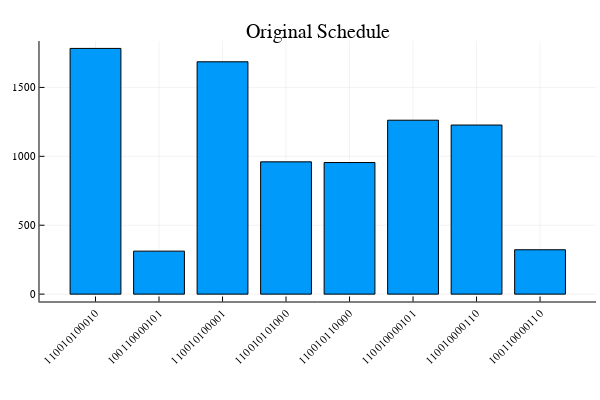

Notebook code cell kept with this figure:
### Code cell
plotly()
Plots.PlotlyBackend()
a=countmap(samples)        # arma dic conf=>cuentas
confs=collect(keys(a))     # array de confs (Binario)
cuentas=collect(values(a)); # array de cuentas
#
cuentas2=[]
ticklabel = String[]
for k in 1:size(confs)[1]
    if  cuentas[k] > (nshot/40)
        zz=""
        for i in 1:12
            zz=zz*string(confs[k][i])
        end
        push!(ticklabel,zz)
        push!(cuentas2,cuentas[k])
    end
end
bar(cuentas2, xticks=(1:size(confs)[1], ticklabel), legend = false, title="Original Schedule")
xaxis!(xrotation=45)

### Figure 1 — Plotly figure (JSON) as saved in the notebook; plotly's stock layout.template omitted (floating-point values rounded to 4 significant figures; data arrays with more than 128 entries replaced by an {"elided": "..."} marker saying what was removed)
{"data": [{"fill": "tozeroy", "fillcolor": "rgba(0, 154, 250, 1.000)", "hoverinfo": "none", "legendgroup": "y1", "line": {"color": "rgba(0, 0, 0, 1.000)", "dash": "solid", "width": 1}, "mode": "lines", "name": "y1", "showlegend": true, "type": "scatter", "x": [0.6, 0.6, 1.4, 1.4, 0.6, 0.6], "xaxis": "x1", "y": [1783, 0, 0, 1783, 1783, 1783], "yaxis": "y1"}, {"fill": "tozeroy", "fillcolor": "rgba(0, 154, 250, 1.000)", "hoverinfo": "none", "legendgroup": "y1", "line": {"color": "rgba(0, 0, 0, 1.000)", "dash": "solid", "width": 1}, "mode": "lines", "name": "y1", "showlegend": false, "type": "scatter", "x": [1.6, 1.6, 2.4, 2.4, 1.6, 1.6], "xaxis": "x1", "y": [312, 0, 0, 312, 312, 312], "yaxis": "y1"}, {"fill": "tozeroy", "fillcolor": "rgba(0, 154, 250, 1.000)", "hoverinfo": "none", "legendgroup": "y1", "line": {"color": "rgba(0, 0, 0, 1.000)", "dash": "solid", "width": 1}, "mode": "lines", "name": "y1", "showlegend": false, "type": "scatter", "x": [2.6, 2.6, 3.4, 3.4, 2.6, 2.6], "xaxis": "x1", "y": [1686, 0, 0, 1686, 1686, 1686], "yaxis": "y1"}, {"fill": "tozeroy", "fillcolor": "rgba(0, 154, 250, 1.000)", "hoverinfo": "none", "legendgroup": "y1", "line": {"color": "rgba(0, 0, 0, 1.000)", "dash": "solid", "width": 1}, "mode": "lines", "name": "y1", "showlegend": false, "type": "scatter", "x": [3.6, 3.6, 4.4, 4.4, 3.6, 3.6], "xaxis": "x1", "y": [960, 0, 0, 960, 960, 960], "yaxis": "y1"}, {"fill": "tozeroy", "fillcolor": "rgba(0, 154, 250, 1.000)", "hoverinfo": "none", "legendgroup": "y1", "line": {"color": "rgba(0, 0, 0, 1.000)", "dash": "solid", "width": 1}, "mode": "lines", "name": "y1", "showlegend": false, "type": "scatter", "x": [4.6, 4.6, 5.4, 5.4, 4.6, 4.6], "xaxis": "x1", "y": [955, 0, 0, 955, 955, 955], "yaxis": "y1"}, {"fill": "tozeroy", "fillcolor": "rgba(0, 154, 250, 1.000)", "hoverinfo": "none", "legendgroup": "y1", "line": {"color": "rgba(0, 0, 0, 1.000)", "dash": "solid", "width": 1}, "mode": "lines", "name": "y1", "showlegend": false, "type": "scatter", "x": [5.6, 5.6, 6.4, 6.4, 5.6, 5.6], "xaxis": "x1", "y": [1262, 0, 0, 1262, 1262, 1262], "yaxis": "y1"}, {"fill": "tozeroy", "fillcolor": "rgba(0, 154, 250, 1.000)", "hoverinfo": "none", "legendgroup": "y1", "line": {"color": "rgba(0, 0, 0, 1.000)", "dash": "solid", "width": 1}, "mode": "lines", "name": "y1", "showlegend": false, "type": "scatter", "x": [6.6, 6.6, 7.4, 7.4, 6.6, 6.6], "xaxis": "x1", "y": [1227, 0, 0, 1227, 1227, 1227], "yaxis": "y1"}, {"fill": "tozeroy", "fillcolor": "rgba(0, 154, 250, 1.000)", "hoverinfo": "none", "legendgroup": "y1", "line": {"color": "rgba(0, 0, 0, 1.000)", "dash": "solid", "width": 1}, "mode": "lines", "name": "y1", "showlegend": false, "type": "scatter", "x": [7.6, 7.6, 8.4, 8.4, 7.6, 7.6], "xaxis": "x1", "y": [322, 0, 0, 322, 322, 322], "yaxis": "y1"}], "layout": {"annotations": [{"font": {"color": "rgba(0, 0, 0, 1.000)", "family": "sans-serif", "size": 20}, "rotation": 0, "showarrow": false, "text": "Original Schedule", "x": 0.5296, "xanchor": "center", "xref": "paper", "y": 1, "yanchor": "top", "yref": "paper"}], "height": 400, "margin": {"b": 20, "l": 0, "r": 0, "t": 20}, "paper_bgcolor": "rgba(255, 255, 255, 1.000)", "plot_bgcolor": "rgba(255, 255, 255, 1.000)", "showlegend": false, "width": 600, "xaxis": {"anchor": "y", "domain": [0.06582, 0.9934], "gridcolor": "rgba(0, 0, 0, 0.100)", "gridwidth": 0.5, "linecolor": "rgba(0, 0, 0, 1.000)", "mirror": false, "range": [0.118, 8.882], "showgrid": true, "showline": true, "showticklabels": true, "tickangle": -45, "tickcolor": "rgb(0, 0, 0)", "tickfont": {"color": "rgba(0, 0, 0, 1.000)", "family": "sans-serif", "size": 11}, "tickmode": "array", "ticks": "inside", "ticktext": ["110010100010", "100110000101", "110010100001", "110010101000", "110010110000", "110010000101", "110010000110", "100110000110"], "tickvals": {"elided": "134 int values"}, "title": "", "titlefont": {"color": "rgba(0, 0, 0, 1.000)", "family": "sans-serif", "size": 15}, "type": "-", "visible": true, "zeroline": false, "zerolinecolor": "rgba(0, 0, 0, 1.000)"}, "yaxis": {"anchor": "x", "domain": [0.218, 0.9415], "gridcolor": "rgba(0, 0, 0, 0.100)", "gridwidth": 0.5, "linecolor": "rgba(0, 0, 0, 1.000)", "mirror": false, "range": [-53.49, 1836.0], "showgrid": true, "showline": true, "showticklabels": true, "tickangle": 0, "tickcolor": "rgb(0, 0, 0)", "tickfont": {"color": "rgba(0, 0, 0, 1.000)", "family": "sans-serif", "size": 11}, "tickmode": "array", "ticks": "inside", "ticktext": ["0", "500", "1000", "1500"], "tickvals": [0, 500, 1000, 1500], "title": "", "titlefont": {"color": "rgba(0, 0, 0, 1.000)", "family": "sans-serif", "size": 15}, "type": "-", "visible": true, "zeroline": false, "zerolinecolor": "rgba(0, 0, 0, 1.000)"}}}
